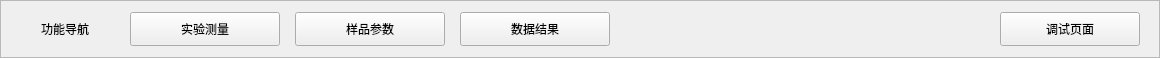
    <widget class="QFrame" name="frameSideNav">
      <property name="geometry">
        <rect>
          <x>20</x>
          <y>90</y>
          <width>1160</width>
          <height>58</height>
        </rect>
      </property>
      <property name="frameShape">
        <enum>QFrame::StyledPanel</enum>
      </property>
      <widget class="QLabel" name="lblNavTitle">
        <property name="geometry">
          <rect>
            <x>20</x>
            <y>14</y>
            <width>90</width>
            <height>30</height>
          </rect>
        </property>
        <property name="text">
          <string>功能导航</string>
        </property>
        <property name="alignment">
          <set>Qt::AlignCenter</set>
        </property>
      </widget>
      <widget class="QPushButton" name="btnPageExperiment">
        <property name="geometry">
          <rect>
            <x>130</x>
            <y>12</y>
            <width>150</width>
            <height>34</height>
          </rect>
        </property>
        <property name="text">
          <string>实验测量</string>
        </property>
      </widget>
      <widget class="QPushButton" name="btnPageSample">
        <property name="geometry">
          <rect>
            <x>295</x>
            <y>12</y>
            <width>150</width>
            <height>34</height>
          </rect>
        </property>
        <property name="text">
          <string>样品参数</string>
        </property>
      </widget>
      <widget class="QPushButton" name="btnPageResult">
        <property name="geometry">
          <rect>
            <x>460</x>
            <y>12</y>
            <width>150</width>
            <height>34</height>
          </rect>
        </property>
        <property name="text">
          <string>数据结果</string>
        </property>
      </widget>
      <widget class="QPushButton" name="btnPageDebug">
        <property name="geometry">
          <rect>
            <x>1000</x>
            <y>12</y>
            <width>140</width>
            <height>34</height>
          </rect>
        </property>
        <property name="text">
          <string>调试页面</string>
        </property>
      </widget>
    </widget>
